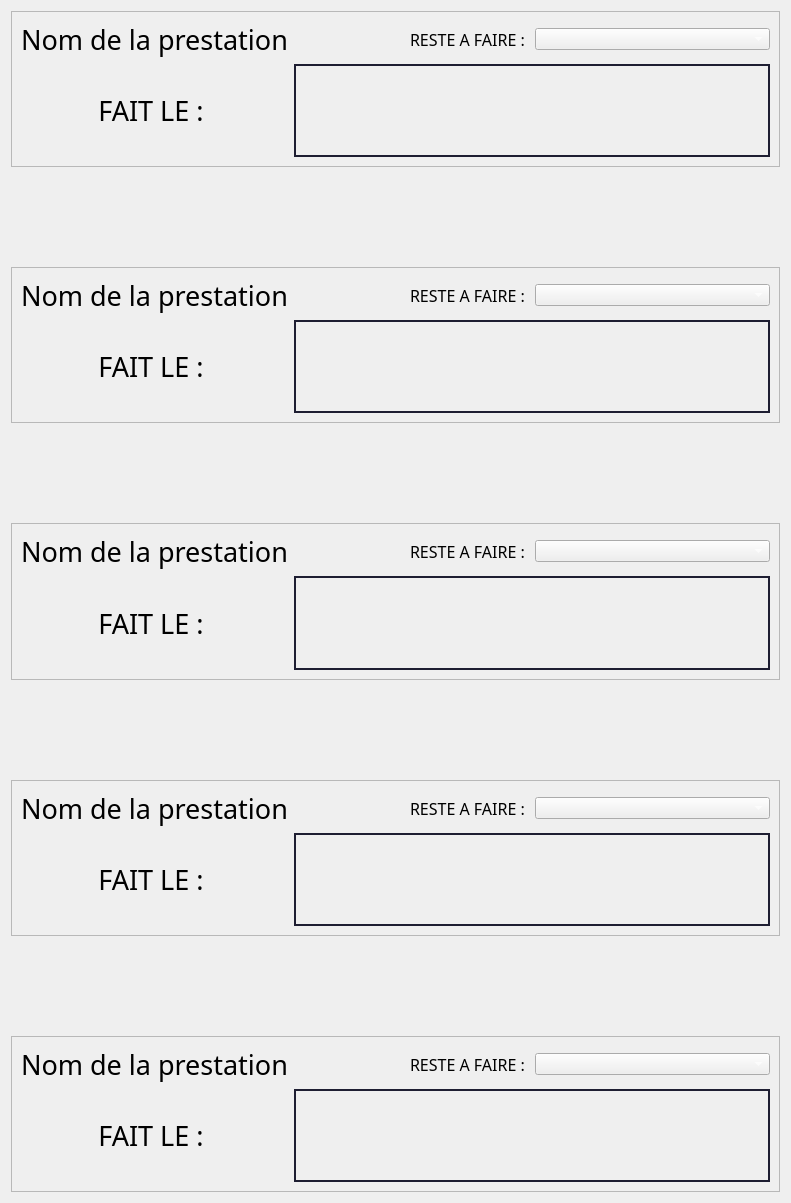
                             <widget class="QWidget" name="scrollAreaWidgetContents_6">
                              <property name="geometry">
                               <rect>
                                <x>0</x>
                                <y>-540</y>
                                <width>791</width>
                                <height>1203</height>
                               </rect>
                              </property>
                              <layout class="QGridLayout" name="gridLayout_22">
                               <property name="verticalSpacing">
                                <number>100</number>
                               </property>
                               <item row="0" column="0">
                                <widget class="QFrame" name="frame_17">
                                 <property name="frameShape">
                                  <enum>QFrame::StyledPanel</enum>
                                 </property>
                                 <property name="frameShadow">
                                  <enum>QFrame::Raised</enum>
                                 </property>
                                 <layout class="QGridLayout" name="gridLayout_23">
                                  <item row="0" column="0">
                                   <widget class="QLabel" name="label_17">
                                    <property name="font">
                                     <font>
                                      <family>3ds</family>
                                      <pointsize>20</pointsize>
                                     </font>
                                    </property>
                                    <property name="text">
                                     <string>Nom de la prestation</string>
                                    </property>
                                   </widget>
                                  </item>
                                  <item row="0" column="1">
                                   <widget class="QLabel" name="label_19">
                                    <property name="font">
                                     <font>
                                      <family>3ds</family>
                                      <pointsize>12</pointsize>
                                     </font>
                                    </property>
                                    <property name="text">
                                     <string>RESTE A FAIRE : </string>
                                    </property>
                                    <property name="alignment">
                                     <set>Qt::AlignRight|Qt::AlignTrailing|Qt::AlignVCenter</set>
                                    </property>
                                   </widget>
                                  </item>
                                  <item row="0" column="2">
                                   <widget class="QComboBox" name="comboBox_3">
                                    <property name="minimumSize">
                                     <size>
                                      <width>180</width>
                                      <height>0</height>
                                     </size>
                                    </property>
                                    <property name="styleSheet">
                                     <string notr="true">color: rgb(255, 255, 255);
font: 14pt &quot;3ds&quot;;</string>
                                    </property>
                                   </widget>
                                  </item>
                                  <item row="1" column="0">
                                   <widget class="QLabel" name="label_20">
                                    <property name="maximumSize">
                                     <size>
                                      <width>16777215</width>
                                      <height>50</height>
                                     </size>
                                    </property>
                                    <property name="font">
                                     <font>
                                      <family>3ds</family>
                                      <pointsize>20</pointsize>
                                     </font>
                                    </property>
                                    <property name="text">
                                     <string>FAIT LE : </string>
                                    </property>
                                    <property name="alignment">
                                     <set>Qt::AlignCenter</set>
                                    </property>
                                   </widget>
                                  </item>
                                  <item row="1" column="1" colspan="2">
                                   <widget class="QTextEdit" name="textEdit_3">
                                    <property name="font">
                                     <font>
                                      <family>3ds</family>
                                      <pointsize>14</pointsize>
                                     </font>
                                    </property>
                                    <property name="styleSheet">
                                     <string notr="true">QTextEdit {
	background-color: transparent;
	border: 2px solid rgb(30, 30, 50);
	padding: 10px;
}
QTextEdit:hover {
	border: 2px solid rgb(64, 71, 88);
}
QTextEdit:focus {
	border: 2px solid rgb(91, 101, 124);
}</string>
                                    </property>
                                   </widget>
                                  </item>
                                 </layout>
                                </widget>
                               </item>
                               <item row="1" column="0">
                                <widget class="QFrame" name="frame_26">
                                 <property name="frameShape">
                                  <enum>QFrame::StyledPanel</enum>
                                 </property>
                                 <property name="frameShadow">
                                  <enum>QFrame::Raised</enum>
                                 </property>
                                 <layout class="QGridLayout" name="gridLayout_24">
                                  <item row="0" column="0">
                                   <widget class="QLabel" name="label_21">
                                    <property name="font">
                                     <font>
                                      <family>3ds</family>
                                      <pointsize>20</pointsize>
                                     </font>
                                    </property>
                                    <property name="text">
                                     <string>Nom de la prestation</string>
                                    </property>
                                   </widget>
                                  </item>
                                  <item row="0" column="1">
                                   <widget class="QLabel" name="label_28">
                                    <property name="font">
                                     <font>
                                      <family>3ds</family>
                                      <pointsize>12</pointsize>
                                     </font>
                                    </property>
                                    <property name="text">
                                     <string>RESTE A FAIRE : </string>
                                    </property>
                                    <property name="alignment">
                                     <set>Qt::AlignRight|Qt::AlignTrailing|Qt::AlignVCenter</set>
                                    </property>
                                   </widget>
                                  </item>
                                  <item row="0" column="2">
                                   <widget class="QComboBox" name="comboBox_5">
                                    <property name="minimumSize">
                                     <size>
                                      <width>180</width>
                                      <height>0</height>
                                     </size>
                                    </property>
                                    <property name="styleSheet">
                                     <string notr="true">color: rgb(255, 255, 255);
font: 14pt &quot;3ds&quot;;</string>
                                    </property>
                                   </widget>
                                  </item>
                                  <item row="1" column="0">
                                   <widget class="QLabel" name="label_31">
                                    <property name="maximumSize">
                                     <size>
                                      <width>16777215</width>
                                      <height>50</height>
                                     </size>
                                    </property>
                                    <property name="font">
                                     <font>
                                      <family>3ds</family>
                                      <pointsize>20</pointsize>
                                     </font>
                                    </property>
                                    <property name="text">
                                     <string>FAIT LE : </string>
                                    </property>
                                    <property name="alignment">
                                     <set>Qt::AlignCenter</set>
                                    </property>
                                   </widget>
                                  </item>
                                  <item row="1" column="1" colspan="2">
                                   <widget class="QTextEdit" name="textEdit_2">
                                    <property name="font">
                                     <font>
                                      <family>3ds</family>
                                      <pointsize>14</pointsize>
                                     </font>
                                    </property>
                                    <property name="styleSheet">
                                     <string notr="true">QTextEdit {
	background-color: transparent;
	border: 2px solid rgb(30, 30, 50);
	padding: 10px;
}
QTextEdit:hover {
	border: 2px solid rgb(64, 71, 88);
}
QTextEdit:focus {
	border: 2px solid rgb(91, 101, 124);
}</string>
                                    </property>
                                   </widget>
                                  </item>
                                 </layout>
                                </widget>
                               </item>
                               <item row="4" column="0">
                                <widget class="QFrame" name="frame_29">
                                 <property name="frameShape">
                                  <enum>QFrame::StyledPanel</enum>
                                 </property>
                                 <property name="frameShadow">
                                  <enum>QFrame::Raised</enum>
                                 </property>
                                 <layout class="QGridLayout" name="gridLayout_31">
                                  <item row="0" column="0">
                                   <widget class="QLabel" name="label_49">
                                    <property name="font">
                                     <font>
                                      <family>3ds</family>
                                      <pointsize>20</pointsize>
                                     </font>
                                    </property>
                                    <property name="text">
                                     <string>Nom de la prestation</string>
                                    </property>
                                   </widget>
                                  </item>
                                  <item row="0" column="1">
                                   <widget class="QLabel" name="label_50">
                                    <property name="font">
                                     <font>
                                      <family>3ds</family>
                                      <pointsize>12</pointsize>
                                     </font>
                                    </property>
                                    <property name="text">
                                     <string>RESTE A FAIRE : </string>
                                    </property>
                                    <property name="alignment">
                                     <set>Qt::AlignRight|Qt::AlignTrailing|Qt::AlignVCenter</set>
                                    </property>
                                   </widget>
                                  </item>
                                  <item row="0" column="2">
                                   <widget class="QComboBox" name="comboBox_8">
                                    <property name="minimumSize">
                                     <size>
                                      <width>180</width>
                                      <height>0</height>
                                     </size>
                                    </property>
                                    <property name="styleSheet">
                                     <string notr="true">color: rgb(255, 255, 255);
font: 14pt &quot;3ds&quot;;</string>
                                    </property>
                                   </widget>
                                  </item>
                                  <item row="1" column="0">
                                   <widget class="QLabel" name="label_51">
                                    <property name="maximumSize">
                                     <size>
                                      <width>16777215</width>
                                      <height>50</height>
                                     </size>
                                    </property>
                                    <property name="font">
                                     <font>
                                      <family>3ds</family>
                                      <pointsize>20</pointsize>
                                     </font>
                                    </property>
                                    <property name="text">
                                     <string>FAIT LE : </string>
                                    </property>
                                    <property name="alignment">
                                     <set>Qt::AlignCenter</set>
                                    </property>
                                   </widget>
                                  </item>
                                  <item row="1" column="1" colspan="2">
                                   <widget class="QTextEdit" name="textEdit_5">
                                    <property name="font">
                                     <font>
                                      <family>3ds</family>
                                      <pointsize>14</pointsize>
                                     </font>
                                    </property>
                                    <property name="styleSheet">
                                     <string notr="true">QTextEdit {
	background-color: transparent;
	border: 2px solid rgb(30, 30, 50);
	padding: 10px;
}
QTextEdit:hover {
	border: 2px solid rgb(64, 71, 88);
}
QTextEdit:focus {
	border: 2px solid rgb(91, 101, 124);
}</string>
                                    </property>
                                   </widget>
                                  </item>
                                 </layout>
                                </widget>
                               </item>
                               <item row="3" column="0">
                                <widget class="QFrame" name="frame_28">
                                 <property name="frameShape">
                                  <enum>QFrame::StyledPanel</enum>
                                 </property>
                                 <property name="frameShadow">
                                  <enum>QFrame::Raised</enum>
                                 </property>
                                 <layout class="QGridLayout" name="gridLayout_30">
                                  <item row="0" column="0">
                                   <widget class="QLabel" name="label_35">
                                    <property name="font">
                                     <font>
                                      <family>3ds</family>
                                      <pointsize>20</pointsize>
                                     </font>
                                    </property>
                                    <property name="text">
                                     <string>Nom de la prestation</string>
                                    </property>
                                   </widget>
                                  </item>
                                  <item row="0" column="1">
                                   <widget class="QLabel" name="label_36">
                                    <property name="font">
                                     <font>
                                      <family>3ds</family>
                                      <pointsize>12</pointsize>
                                     </font>
                                    </property>
                                    <property name="text">
                                     <string>RESTE A FAIRE : </string>
                                    </property>
                                    <property name="alignment">
                                     <set>Qt::AlignRight|Qt::AlignTrailing|Qt::AlignVCenter</set>
                                    </property>
                                   </widget>
                                  </item>
                                  <item row="0" column="2">
                                   <widget class="QComboBox" name="comboBox_7">
                                    <property name="minimumSize">
                                     <size>
                                      <width>180</width>
                                      <height>0</height>
                                     </size>
                                    </property>
                                    <property name="styleSheet">
                                     <string notr="true">color: rgb(255, 255, 255);
font: 14pt &quot;3ds&quot;;</string>
                                    </property>
                                   </widget>
                                  </item>
                                  <item row="1" column="0">
                                   <widget class="QLabel" name="label_48">
                                    <property name="maximumSize">
                                     <size>
                                      <width>16777215</width>
                                      <height>50</height>
                                     </size>
                                    </property>
                                    <property name="font">
                                     <font>
                                      <family>3ds</family>
                                      <pointsize>20</pointsize>
                                     </font>
                                    </property>
                                    <property name="text">
                                     <string>FAIT LE : </string>
                                    </property>
                                    <property name="alignment">
                                     <set>Qt::AlignCenter</set>
                                    </property>
                                   </widget>
                                  </item>
                                  <item row="1" column="1" colspan="2">
                                   <widget class="QTextEdit" name="textEdit_4">
                                    <property name="font">
                                     <font>
                                      <family>3ds</family>
                                      <pointsize>14</pointsize>
                                     </font>
                                    </property>
                                    <property name="styleSheet">
                                     <string notr="true">QTextEdit {
	background-color: transparent;
	border: 2px solid rgb(30, 30, 50);
	padding: 10px;
}
QTextEdit:hover {
	border: 2px solid rgb(64, 71, 88);
}
QTextEdit:focus {
	border: 2px solid rgb(91, 101, 124);
}</string>
                                    </property>
                                   </widget>
                                  </item>
                                 </layout>
                                </widget>
                               </item>
                               <item row="2" column="0">
                                <widget class="QFrame" name="frame_27">
                                 <property name="frameShape">
                                  <enum>QFrame::StyledPanel</enum>
                                 </property>
                                 <property name="frameShadow">
                                  <enum>QFrame::Raised</enum>
                                 </property>
                                 <layout class="QGridLayout" name="gridLayout_25">
                                  <item row="0" column="0">
                                   <widget class="QLabel" name="label_32">
                                    <property name="font">
                                     <font>
                                      <family>3ds</family>
                                      <pointsize>20</pointsize>
                                     </font>
                                    </property>
                                    <property name="text">
                                     <string>Nom de la prestation</string>
                                    </property>
                                   </widget>
                                  </item>
                                  <item row="0" column="1">
                                   <widget class="QLabel" name="label_33">
                                    <property name="font">
                                     <font>
                                      <family>3ds</family>
                                      <pointsize>12</pointsize>
                                     </font>
                                    </property>
                                    <property name="text">
                                     <string>RESTE A FAIRE : </string>
                                    </property>
                                    <property name="alignment">
                                     <set>Qt::AlignRight|Qt::AlignTrailing|Qt::AlignVCenter</set>
                                    </property>
                                   </widget>
                                  </item>
                                  <item row="0" column="2">
                                   <widget class="QComboBox" name="comboBox_6">
                                    <property name="minimumSize">
                                     <size>
                                      <width>180</width>
                                      <height>0</height>
                                     </size>
                                    </property>
                                    <property name="styleSheet">
                                     <string notr="true">color: rgb(255, 255, 255);
font: 14pt &quot;3ds&quot;;</string>
                                    </property>
                                   </widget>
                                  </item>
                                  <item row="1" column="0">
                                   <widget class="QLabel" name="label_34">
                                    <property name="maximumSize">
                                     <size>
                                      <width>16777215</width>
                                      <height>50</height>
                                     </size>
                                    </property>
                                    <property name="font">
                                     <font>
                                      <family>3ds</family>
                                      <pointsize>20</pointsize>
                                     </font>
                                    </property>
                                    <property name="text">
                                     <string>FAIT LE : </string>
                                    </property>
                                    <property name="alignment">
                                     <set>Qt::AlignCenter</set>
                                    </property>
                                   </widget>
                                  </item>
                                  <item row="1" column="1" colspan="2">
                                   <widget class="QTextEdit" name="textEdit">
                                    <property name="font">
                                     <font>
                                      <family>3ds</family>
                                      <pointsize>14</pointsize>
                                     </font>
                                    </property>
                                    <property name="styleSheet">
                                     <string notr="true">QTextEdit {
	background-color: transparent;
	border: 2px solid rgb(30, 30, 50);
	padding: 10px;
}
QTextEdit:hover {
	border: 2px solid rgb(64, 71, 88);
}
QTextEdit:focus {
	border: 2px solid rgb(91, 101, 124);
}</string>
                                    </property>
                                   </widget>
                                  </item>
                                 </layout>
                                </widget>
                               </item>
                              </layout>
                             </widget>
